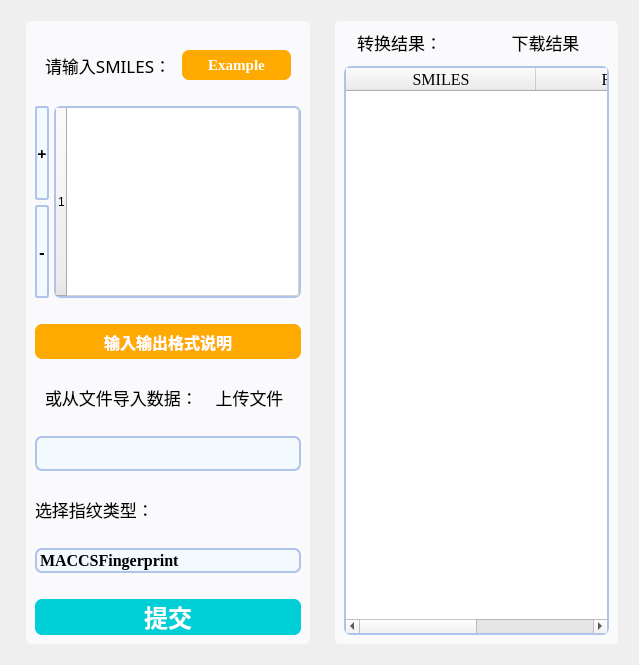
        <widget class="QWidget" name="trans_page">
         <property name="sizePolicy">
          <sizepolicy hsizetype="Expanding" vsizetype="Expanding">
           <horstretch>0</horstretch>
           <verstretch>0</verstretch>
          </sizepolicy>
         </property>
         <layout class="QGridLayout" name="gridLayout_3" rowstretch="0,0">
          <item row="0" column="0" rowspan="2" colspan="2">
           <layout class="QHBoxLayout" name="horizontalLayout_2" stretch="1,1">
            <property name="spacing">
             <number>25</number>
            </property>
            <property name="leftMargin">
             <number>15</number>
            </property>
            <property name="topMargin">
             <number>10</number>
            </property>
            <property name="rightMargin">
             <number>10</number>
            </property>
            <property name="bottomMargin">
             <number>10</number>
            </property>
            <item>
             <widget class="QFrame" name="t_left_frame">
              <property name="styleSheet">
               <string notr="true">#t_left_frame{
border-radius:5px;
background-color: rgb(250, 250, 252);
}</string>
              </property>
              <property name="frameShape">
               <enum>QFrame::WinPanel</enum>
              </property>
              <property name="frameShadow">
               <enum>QFrame::Raised</enum>
              </property>
              <layout class="QVBoxLayout" name="verticalLayout_3" stretch="1,0,1,0,1,0,2,1">
               <property name="spacing">
                <number>26</number>
               </property>
               <item>
                <layout class="QHBoxLayout" name="horizontalLayout_8">
                 <property name="spacing">
                  <number>10</number>
                 </property>
                 <property name="leftMargin">
                  <number>10</number>
                 </property>
                 <property name="topMargin">
                  <number>20</number>
                 </property>
                 <property name="rightMargin">
                  <number>10</number>
                 </property>
                 <property name="bottomMargin">
                  <number>0</number>
                 </property>
                 <item>
                  <widget class="QLabel" name="label_7">
                   <property name="font">
                    <font>
                     <family>微软雅黑</family>
                     <pointsize>13</pointsize>
                     <weight>50</weight>
                     <bold>false</bold>
                    </font>
                   </property>
                   <property name="styleSheet">
                    <string notr="true">color:black;</string>
                   </property>
                   <property name="text">
                    <string>请输入SMILES：</string>
                   </property>
                  </widget>
                 </item>
                 <item>
                  <widget class="QPushButton" name="t_example_pb">
                   <property name="sizePolicy">
                    <sizepolicy hsizetype="Preferred" vsizetype="Fixed">
                     <horstretch>0</horstretch>
                     <verstretch>0</verstretch>
                    </sizepolicy>
                   </property>
                   <property name="minimumSize">
                    <size>
                     <width>0</width>
                     <height>30</height>
                    </size>
                   </property>
                   <property name="font">
                    <font>
                     <family>Times New Roman</family>
                     <pointsize>11</pointsize>
                     <weight>75</weight>
                     <bold>true</bold>
                    </font>
                   </property>
                   <property name="styleSheet">
                    <string notr="true">QPushButton{
	background-color: rgb(255, 170, 0);
border-radius:7px;
color:white;
}
QPushButton:hover 
{ 
    background-color: rgb(255, 255, 91); 
}
QPushButton:pressed
{ 
    background-color: rgb(255, 255, 22); 
}</string>
                   </property>
                   <property name="text">
                    <string>Example</string>
                   </property>
                   <property name="checkable">
                    <bool>false</bool>
                   </property>
                  </widget>
                 </item>
                </layout>
               </item>
               <item>
                <layout class="QHBoxLayout" name="horizontalLayout_10" stretch="1,18">
                 <property name="spacing">
                  <number>5</number>
                 </property>
                 <item>
                  <layout class="QVBoxLayout" name="verticalLayout_7" stretch="0,0">
                   <item>
                    <widget class="QPushButton" name="t_add_pb">
                     <property name="sizePolicy">
                      <sizepolicy hsizetype="Minimum" vsizetype="Expanding">
                       <horstretch>0</horstretch>
                       <verstretch>0</verstretch>
                      </sizepolicy>
                     </property>
                     <property name="minimumSize">
                      <size>
                       <width>10</width>
                       <height>0</height>
                      </size>
                     </property>
                     <property name="font">
                      <font>
                       <family>微软雅黑</family>
                       <pointsize>12</pointsize>
                       <weight>75</weight>
                       <bold>true</bold>
                      </font>
                     </property>
                     <property name="styleSheet">
                      <string notr="true">
QPushButton{
	background-color: rgb(243, 250, 255);
border-radius:3px;
border:2px solid rgb(176, 196, 234); 

}
QPushButton:hover 
{ 
    background-color: rgb(229, 241, 251); 
}
QPushButton:pressed
{ 
    background-color: rgb(199, 255, 255); 
}</string>
                     </property>
                     <property name="text">
                      <string>+</string>
                     </property>
                    </widget>
                   </item>
                   <item>
                    <widget class="QPushButton" name="t_sub_pb">
                     <property name="sizePolicy">
                      <sizepolicy hsizetype="Expanding" vsizetype="Expanding">
                       <horstretch>0</horstretch>
                       <verstretch>0</verstretch>
                      </sizepolicy>
                     </property>
                     <property name="minimumSize">
                      <size>
                       <width>10</width>
                       <height>0</height>
                      </size>
                     </property>
                     <property name="font">
                      <font>
                       <family>微软雅黑</family>
                       <pointsize>12</pointsize>
                       <weight>75</weight>
                       <bold>true</bold>
                      </font>
                     </property>
                     <property name="styleSheet">
                      <string notr="true">QPushButton{
	background-color: rgb(243, 250, 255);
border-radius:3px;
border:2px solid rgb(176, 196, 234); 
}
QPushButton:hover 
{ 
    background-color: rgb(229, 241, 251); 
}
QPushButton:pressed
{ 
    background-color: rgb(199, 255, 255); 
}</string>
                     </property>
                     <property name="text">
                      <string>-</string>
                     </property>
                    </widget>
                   </item>
                  </layout>
                 </item>
                 <item>
                  <widget class="QTableWidget" name="t_smile_tableWidget">
                   <property name="styleSheet">
                    <string notr="true">QTableWidget{
border-radius:7px;
font: 75 9pt &quot;微软雅黑&quot;;
background-color: rgb(255, 255, 255);
border:2px solid rgb(176, 196, 234); 
}


</string>
                   </property>
                   <property name="rowCount">
                    <number>1</number>
                   </property>
                   <property name="columnCount">
                    <number>1</number>
                   </property>
                   <attribute name="horizontalHeaderVisible">
                    <bool>false</bool>
                   </attribute>
                   <attribute name="horizontalHeaderCascadingSectionResizes">
                    <bool>true</bool>
                   </attribute>
                   <attribute name="horizontalHeaderShowSortIndicator" stdset="0">
                    <bool>false</bool>
                   </attribute>
                   <attribute name="horizontalHeaderStretchLastSection">
                    <bool>true</bool>
                   </attribute>
                   <attribute name="verticalHeaderCascadingSectionResizes">
                    <bool>true</bool>
                   </attribute>
                   <attribute name="verticalHeaderShowSortIndicator" stdset="0">
                    <bool>false</bool>
                   </attribute>
                   <attribute name="verticalHeaderStretchLastSection">
                    <bool>true</bool>
                   </attribute>
                   <row/>
                   <column/>
                  </widget>
                 </item>
                </layout>
               </item>
               <item>
                <widget class="QPushButton" name="t_help_pb">
                 <property name="sizePolicy">
                  <sizepolicy hsizetype="Expanding" vsizetype="Fixed">
                   <horstretch>0</horstretch>
                   <verstretch>0</verstretch>
                  </sizepolicy>
                 </property>
                 <property name="minimumSize">
                  <size>
                   <width>0</width>
                   <height>35</height>
                  </size>
                 </property>
                 <property name="font">
                  <font>
                   <family>微软雅黑</family>
                   <pointsize>12</pointsize>
                   <weight>75</weight>
                   <bold>true</bold>
                  </font>
                 </property>
                 <property name="styleSheet">
                  <string notr="true">QPushButton{
	background-color: rgb(255, 170, 0);
border-radius:7px;
color:white;
}
QPushButton:hover 
{ 
    background-color: rgb(255, 255, 91); 
}
QPushButton:pressed
{ 
    background-color: rgb(255, 255, 22); 
}</string>
                 </property>
                 <property name="text">
                  <string>输入输出格式说明</string>
                 </property>
                </widget>
               </item>
               <item>
                <layout class="QHBoxLayout" name="horizontalLayout_4" stretch="0,0">
                 <property name="spacing">
                  <number>10</number>
                 </property>
                 <property name="leftMargin">
                  <number>10</number>
                 </property>
                 <property name="topMargin">
                  <number>0</number>
                 </property>
                 <property name="rightMargin">
                  <number>10</number>
                 </property>
                 <property name="bottomMargin">
                  <number>0</number>
                 </property>
                 <item>
                  <widget class="QLabel" name="label_2">
                   <property name="font">
                    <font>
                     <family>微软雅黑</family>
                     <pointsize>13</pointsize>
                    </font>
                   </property>
                   <property name="text">
                    <string>或从文件导入数据：</string>
                   </property>
                  </widget>
                 </item>
                 <item>
                  <widget class="QPushButton" name="t_upload_pb">
                   <property name="font">
                    <font>
                     <family>微软雅黑</family>
                     <pointsize>13</pointsize>
                    </font>
                   </property>
                   <property name="styleSheet">
                    <string notr="true">
QPushButton{
background:transparent;
border-radius:7px;
}
QPushButton:hover 
{ 
    background-color: rgb(225, 225, 225); 
}
QPushButton:pressed
{ 
    background-color: rgb(255, 255, 255); 
}</string>
                   </property>
                   <property name="text">
                    <string>上传文件</string>
                   </property>
                   <property name="icon">
                    <iconset resource="all_resources.qrc">
                     <normaloff>:/imgs/upload.png</normaloff>:/imgs/upload.png</iconset>
                   </property>
                   <property name="iconSize">
                    <size>
                     <width>40</width>
                     <height>40</height>
                    </size>
                   </property>
                  </widget>
                 </item>
                </layout>
               </item>
               <item>
                <widget class="QLineEdit" name="t_file_lineEdit">
                 <property name="minimumSize">
                  <size>
                   <width>0</width>
                   <height>35</height>
                  </size>
                 </property>
                 <property name="maximumSize">
                  <size>
                   <width>16777215</width>
                   <height>35</height>
                  </size>
                 </property>
                 <property name="font">
                  <font>
                   <family>微软雅黑</family>
                   <weight>50</weight>
                   <italic>false</italic>
                   <bold>false</bold>
                  </font>
                 </property>
                 <property name="styleSheet">
                  <string notr="true">background-color: rgb(243, 250, 255);
border-radius:7px;
border:2px solid rgb(176, 196, 234); </string>
                 </property>
                 <property name="readOnly">
                  <bool>true</bool>
                 </property>
                </widget>
               </item>
               <item>
                <widget class="QLabel" name="label_16">
                 <property name="font">
                  <font>
                   <family>微软雅黑</family>
                   <pointsize>13</pointsize>
                   <weight>50</weight>
                   <bold>false</bold>
                  </font>
                 </property>
                 <property name="styleSheet">
                  <string notr="true">color:black;</string>
                 </property>
                 <property name="text">
                  <string>选择指纹类型：</string>
                 </property>
                </widget>
               </item>
               <item>
                <widget class="QComboBox" name="t_smile_comboBox">
                 <property name="sizePolicy">
                  <sizepolicy hsizetype="Expanding" vsizetype="Fixed">
                   <horstretch>0</horstretch>
                   <verstretch>0</verstretch>
                  </sizepolicy>
                 </property>
                 <property name="maximumSize">
                  <size>
                   <width>16777215</width>
                   <height>50</height>
                  </size>
                 </property>
                 <property name="font">
                  <font>
                   <family>Times New Roman</family>
                   <pointsize>12</pointsize>
                   <weight>75</weight>
                   <bold>true</bold>
                  </font>
                 </property>
                 <property name="styleSheet">
                  <string notr="true">QComboBox{
	
border-radius:7px;
background-color: rgb(243, 250, 255);
border:2px solid rgb(176, 196, 234); 
selection-color: rgb(0, 0, 0);
}
QComboBox::drop-down {
    subcontrol-origin: padding;
    subcontrol-position: top right;
    width: 38px;
 
    border-left-width: 0px;
    border-left-color: rgb(239, 243, 248);
    border-left-style: solid; /* just a single line */
    border-top-right-radius: 3px; /* same radius as the QComboBox */
    border-bottom-right-radius: 3px;
}
QComboBox::down-arrow {
	image: url(:/imgs/arrow_down_blue.png);
}



QComboBox QScrollBar:vertical
{
    width:14px;
    background:rgba(176, 196, 234,0%);
    margin:0px,0px,0px,0px;
    padding-top:15px;  
    padding-bottom:15px;
}
QComboBox QScrollBar::handle:vertical
{
    width:14px;
    background:rgba(176, 196, 234,25%);
    border-radius:4px;  
    min-height:20;
}
QComboBox QScrollBar::handle:vertical:hover
{
    width:14px;
    background:rgba(176, 196, 234,50%); 
    border-radius:4px;
    min-height:20;
}

QComboBox QScrollBar::add-line:vertical 
{
    height:14px;width:14px;
    border-image:url(:/imgs/arrow_down_blue.png);
    
    subcontrol-position:bottom;
}
QComboBox QScrollBar::sub-line:vertical  
{
    height:14px;width:14px;
    border-image:url(:/imgs/arrow_up_blue.png);
    subcontrol-position:top;
}
QComboBox QScrollBar::add-line:vertical:hover  
{
    height:14px;width:14px;
    border-image:url(:/imgs/arrow_down.png);
    subcontrol-position:bottom;
}
QComboBox QScrollBar::sub-line:vertical:hover  
{
    height:14px;width:14px;
    border-image:url(:/imgs/arrow_up.png);
    subcontrol-position:top;
}
QComboBox QScrollBar::add-page:vertical,QScrollBar::sub-page:vertical  
{
    background:rgba(176, 196, 234,10%);
}

</string>
                 </property>
                 <property name="frame">
                  <bool>true</bool>
                 </property>
                 <item>
                  <property name="text">
                   <string>MACCSFingerprint</string>
                  </property>
                 </item>
                 <item>
                  <property name="text">
                   <string>MorganFingerprint</string>
                  </property>
                 </item>
                 <item>
                  <property name="text">
                   <string>TopologicalTorsionFingerprint</string>
                  </property>
                 </item>
                 <item>
                  <property name="text">
                   <string>AtomPairFingerprint</string>
                  </property>
                 </item>
                 <item>
                  <property name="text">
                   <string>EstateFingerprint</string>
                  </property>
                 </item>
                 <item>
                  <property name="text">
                   <string>RDKFingerprint</string>
                  </property>
                 </item>
                 <item>
                  <property name="text">
                   <string>DaylightFingerprint</string>
                  </property>
                 </item>
                 <item>
                  <property name="text">
                   <string>PubchemFingerprint</string>
                  </property>
                 </item>
                 <item>
                  <property name="text">
                   <string>ExtendedFingerprint</string>
                  </property>
                 </item>
                 <item>
                  <property name="text">
                   <string>HybridizationFingerprint</string>
                  </property>
                 </item>
                </widget>
               </item>
               <item>
                <widget class="QPushButton" name="t_submit_pb">
                 <property name="sizePolicy">
                  <sizepolicy hsizetype="Expanding" vsizetype="Fixed">
                   <horstretch>0</horstretch>
                   <verstretch>0</verstretch>
                  </sizepolicy>
                 </property>
                 <property name="font">
                  <font>
                   <family>微软雅黑</family>
                   <pointsize>18</pointsize>
                   <weight>75</weight>
                   <bold>true</bold>
                  </font>
                 </property>
                 <property name="styleSheet">
                  <string notr="true">QPushButton{
background-color: rgb(0, 207, 215);
border-radius:7px;
color:white;
}
QPushButton:hover 
{ 
    background-color: rgb(90, 147, 209); 
}
QPushButton:pressed
{ 
    background-color: rgb(81, 122, 238); 
}</string>
                 </property>
                 <property name="text">
                  <string>提交</string>
                 </property>
                </widget>
               </item>
              </layout>
             </widget>
            </item>
            <item>
             <widget class="QFrame" name="t_right_frame">
              <property name="styleSheet">
               <string notr="true">#t_right_frame{
border-radius:5px;
background-color: rgb(250, 250, 252);
}</string>
              </property>
              <property name="frameShape">
               <enum>QFrame::WinPanel</enum>
              </property>
              <property name="frameShadow">
               <enum>QFrame::Raised</enum>
              </property>
              <layout class="QVBoxLayout" name="verticalLayout_4">
               <property name="spacing">
                <number>11</number>
               </property>
               <item>
                <layout class="QHBoxLayout" name="horizontalLayout_9">
                 <item>
                  <widget class="QLabel" name="label_8">
                   <property name="font">
                    <font>
                     <family>微软雅黑</family>
                     <pointsize>13</pointsize>
                     <weight>50</weight>
                     <bold>false</bold>
                    </font>
                   </property>
                   <property name="styleSheet">
                    <string notr="true"/>
                   </property>
                   <property name="text">
                    <string>   转换结果：</string>
                   </property>
                  </widget>
                 </item>
                 <item>
                  <widget class="QPushButton" name="t_download_pb">
                   <property name="font">
                    <font>
                     <family>微软雅黑</family>
                     <pointsize>13</pointsize>
                    </font>
                   </property>
                   <property name="styleSheet">
                    <string notr="true">
QPushButton{
background:transparent;
border-radius:7px;
}
QPushButton:hover 
{ 
    background-color: rgb(225, 225, 225); 
}
QPushButton:pressed
{ 
    background-color: rgb(255, 255, 255); 
}</string>
                   </property>
                   <property name="text">
                    <string>下载结果</string>
                   </property>
                   <property name="icon">
                    <iconset resource="all_resources.qrc">
                     <normaloff>:/imgs/download.png</normaloff>:/imgs/download.png</iconset>
                   </property>
                   <property name="iconSize">
                    <size>
                     <width>40</width>
                     <height>40</height>
                    </size>
                   </property>
                  </widget>
                 </item>
                </layout>
               </item>
               <item>
                <widget class="QTableWidget" name="t_result_tableWidget">
                 <property name="styleSheet">
                  <string notr="true">QTableWidget{
border-radius:7px;
background-color: rgb(255, 255, 255);
border:2px solid rgb(176, 196, 234); 
font: 75 9pt &quot;微软雅黑&quot;;
}

</string>
                 </property>
                 <property name="rowCount">
                  <number>0</number>
                 </property>
                 <property name="columnCount">
                  <number>2</number>
                 </property>
                 <attribute name="horizontalHeaderCascadingSectionResizes">
                  <bool>true</bool>
                 </attribute>
                 <attribute name="horizontalHeaderDefaultSectionSize">
                  <number>190</number>
                 </attribute>
                 <attribute name="horizontalHeaderHighlightSections">
                  <bool>true</bool>
                 </attribute>
                 <attribute name="horizontalHeaderShowSortIndicator" stdset="0">
                  <bool>false</bool>
                 </attribute>
                 <attribute name="horizontalHeaderStretchLastSection">
                  <bool>true</bool>
                 </attribute>
                 <attribute name="verticalHeaderCascadingSectionResizes">
                  <bool>true</bool>
                 </attribute>
                 <attribute name="verticalHeaderStretchLastSection">
                  <bool>true</bool>
                 </attribute>
                 <column>
                  <property name="text">
                   <string>SMILES</string>
                  </property>
                  <property name="font">
                   <font>
                    <family>Times New Roman</family>
                    <pointsize>12</pointsize>
                    <weight>50</weight>
                    <bold>false</bold>
                   </font>
                  </property>
                 </column>
                 <column>
                  <property name="text">
                   <string>RESULT</string>
                  </property>
                  <property name="font">
                   <font>
                    <family>Times New Roman</family>
                    <pointsize>12</pointsize>
                    <weight>50</weight>
                    <bold>false</bold>
                   </font>
                  </property>
                 </column>
                </widget>
               </item>
              </layout>
             </widget>
            </item>
           </layout>
          </item>
         </layout>
        </widget>
